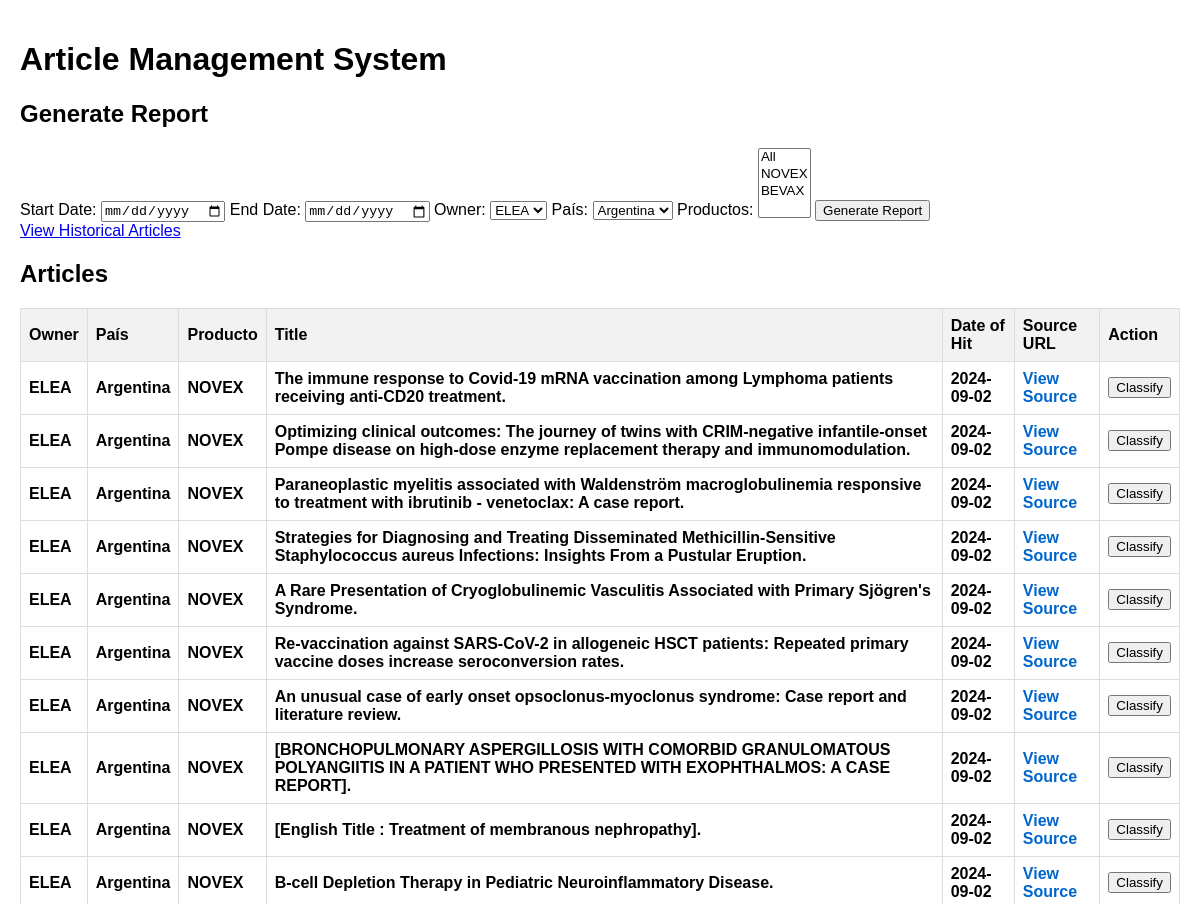
Before: / (upper part) with the older database file.
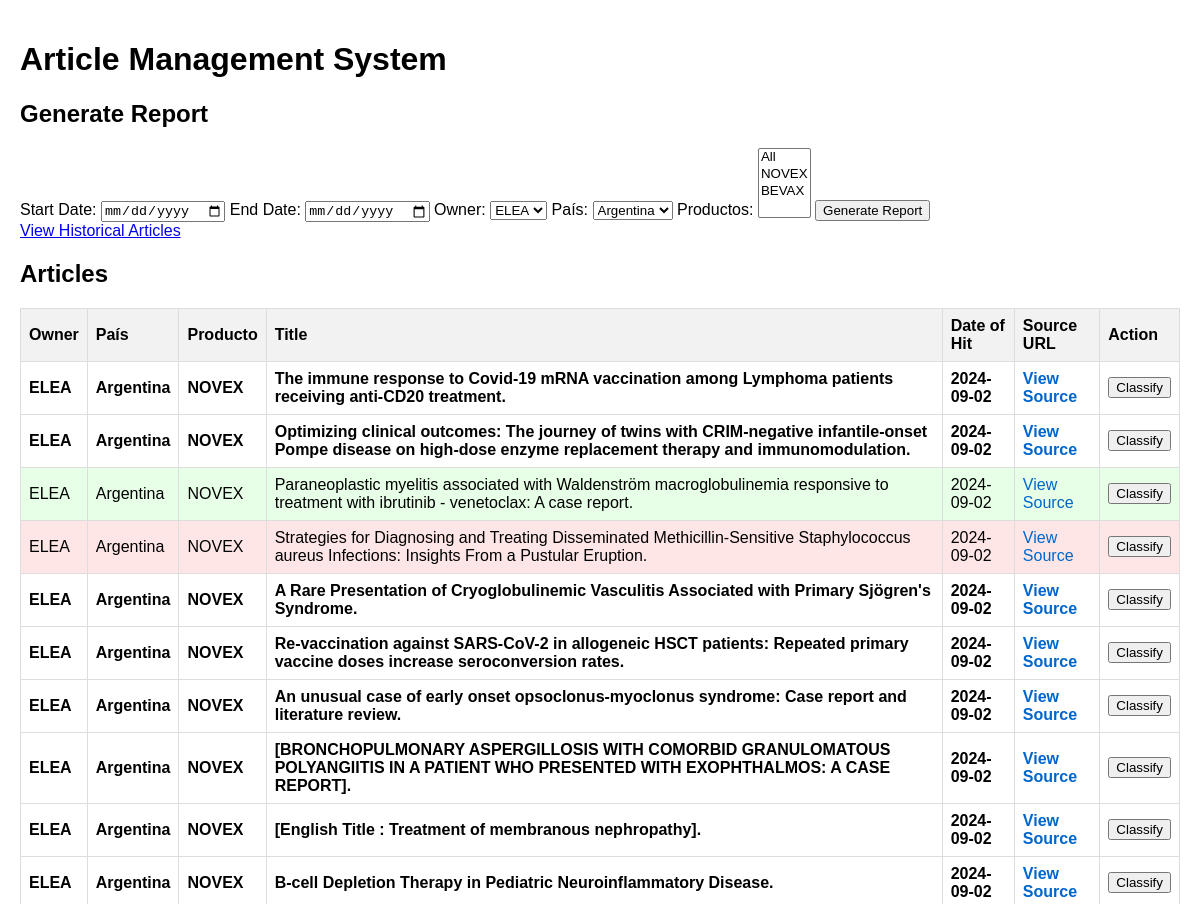
After: the same page with the newer database file.
### models.py (models this page shows)
class Article(db.Model):
    id = db.Column(db.Integer, primary_key=True)
    articleSourceId = db.Column(db.String(255), nullable=False)
    sourceUrl = db.Column(db.String(255), nullable=False)
    title = db.Column(db.Text, nullable=False)
    englishAbstract = db.Column(db.Text)
    spanishAbstract = db.Column(db.Text)
    portugueseAbstract = db.Column(db.Text)
    owner = db.Column(db.String(255), nullable=False)
    pais = db.Column(db.String(255), nullable=False)
    producto = db.Column(db.String(255), nullable=False)
    dateOfHit = db.Column(db.Date, nullable=False)
    status = db.Column(db.String(20), default="No relevante")
    is_historical = db.Column(db.Boolean, default=False)

### routes.py (the view)
@main.route('/')
def index():
    logging.debug("Entering index route")
    articles = Article.query.filter_by(is_historical=False).all()
    logging.debug(f"Retrieved {len(articles)} articles from the database")
    owners = db.session.query(Article.owner.distinct()).all()
    paises = db.session.query(Article.pais.distinct()).all()
    productos = db.session.query(Article.producto.distinct()).all()
    logging.debug(f"Retrieved {len(owners)} owners, {len(paises)} paises, and {len(productos)} productos")
    return render_template('index.html', articles=articles, owners=owners, paises=paises, productos=productos)

### templates/index.html (shortened to what this page needs)
{% extends "base.html" %}
{% block content %}
<h1>Article Management System</h1>
{% if not historical %}
<h2>Generate Report</h2>
<form id="reportForm">
    <label for="start_date">Start Date:</label>
    <input type="date" id="start_date" name="start_date" required>
    <label for="end_date">End Date:</label>
    <input type="date" id="end_date" name="end_date" required>
    <label for="owner">Owner:</label>
    <select id="owner" name="owner" required>
        {% for owner in owners %}
        <option value="{{ owner[0] }}">{{ owner[0] }}</option>
        {% endfor %}
    </select>
    <label for="pais">País:</label>
    <select id="pais" name="pais" required>
        {% for pais in paises %}
        <option value="{{ pais[0] }}">{{ pais[0] }}</option>
        {% endfor %}
    </select>
    <label for="productos">Productos:</label>
    <select id="productos" name="productos[]" multiple required>
        <option value="All">All</option>
        {% for producto in productos %}
        <option value="{{ producto[0] }}">{{ producto[0] }}</option>
        {% endfor %}
    </select>
    <button type="submit">Generate Report</button>
</form>
<a href="{{ url_for('main.historical') }}">View Historical Articles</a>
{% else %}
<a href="{{ url_for('main.index') }}">Back to Current Articles</a>
{% endif %}
<h2>Articles</h2>
<table>
    <thead>
        <tr>
            <th>Owner</th>
            <th>País</th>
            <th>Producto</th>
            <th>Title</th>
            <th>Date of Hit</th>
            <th>Source URL</th>
            <th>Action</th>
        </tr>
    </thead>
    <tbody>
        {% for article in articles %}
        <tr data-id="{{ article.id }}" class="{% if article.status == 'Relevante' %}relevante{% elif article.status == 'Reportable' %}reportable{% else %}bold{% endif %}">
            <td>{{ article.owner }}</td>
            <td>{{ article.pais }}</td>
            <td>{{ article.producto }}</td>
            <td>{{ article.title }}</td>
            <td>{{ article.dateOfHit }}</td>
            <td><a href="{{ article.sourceUrl }}" target="_blank" class="source-link">View Source</a></td>
            <td><button class="classify-btn" data-id="{{ article.id }}">Classify</button></td>
        </tr>
        {% endfor %}
    </tbody>
</table>
{% endblock %}

### templates/base.html (shortened to what this page needs)
<!DOCTYPE html>
<html lang="en">
<head>
    <link rel="stylesheet" href="{{ url_for('static', filename='css/styles.css') }}">
</head>
<body>
    {% block content %}{% endblock %}
</body>
</html>

### static/css/styles.css (style rules this page uses)
body { font-family: Arial, sans-serif; margin: 0; padding: 20px; }
table { width: 100%; border-collapse: collapse; }
th, td { border: 1px solid #ddd; padding: 8px; text-align: left; }
th { background-color: #f2f2f2; }
.bold { font-weight: bold; }
.relevante { background-color: #e6ffe6; }
.reportable { background-color: #ffe6e6; }
.source-link { color: #0066cc; text-decoration: none; }

Changed rows visible on the page:
changed Article (number 3 of 10 on the later page): status "No relevante" → "Relevante" (drawn)
changed Article (number 4 of 10 on the later page): status "No relevante" → "Reportable" (drawn)
